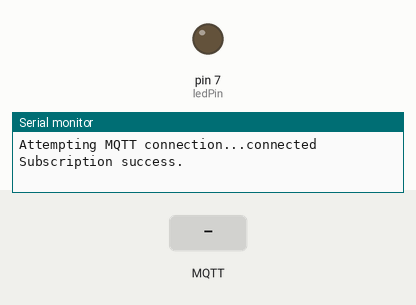
Recording of a sketch running on a simulated Arduino Uno, built for the host (arithmetic inside an expression is 32-bit, double 64-bit). Parts: output pins drawn as LEDs (lit = HIGH), the last lines printed to the serial monitor. Inputs (shaded band) come from the test bench. WiFi joins after 1.5 s; servers stay silent unless stated; no MQTT or app messages arrive unless stated.

Above: at 2.7 s.
2.8 s: MQTT message "ON" arrives on the first subscribed topic
At 4.0 s:
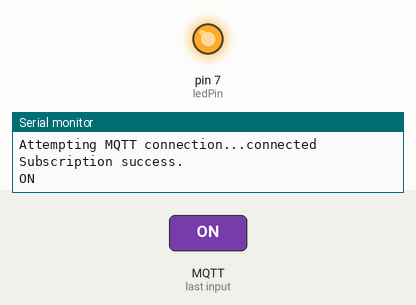
4.3 s: MQTT message "OFF" arrives on the first subscribed topic
At 5.1 s:
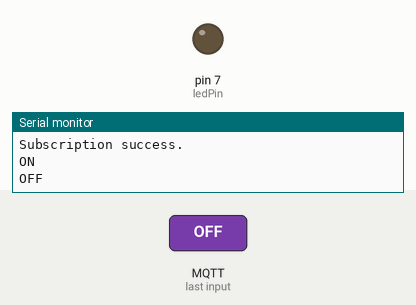
Timing chart, 0 to 7.3 s (numbered marks = the images above; inputs shaded):
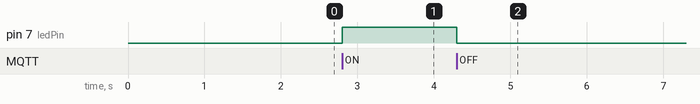

Measured:
- after the input at 2.8 s, pin 7 (ledPin): LOW → HIGH at once
- after the input at 4.3 s, pin 7 (ledPin): HIGH → LOW at once

The sketch:

sketch_mqtt_ethernet_sub.ino
```cpp
// (licence header left out)
/*
  MQTT client connecting with Wi-Fi client.

  It will reconnect to the server if the connection is lost using a blocking
  reconnect function.
*/

#include <SPI.h>
#include <Ethernet.h>
#include <PubSubClient.h>

// setting static variables
char topic[] = "MISTExamplePub";
char clientId[] = "arduinoClient";
byte mac[]    = {  0x98, 0x83, 0x89, 0x21, 0x6A, 0x6E };
IPAddress ip(192, 168, 1, 205);
IPAddress server(192, 168, 1, 45);
int ledPin = 7;

EthernetClient ethClient;
PubSubClient client(ethClient);

void callback(char* topic, byte* payload, unsigned int length) {
  // print the message
  /*Serial.print("Message arrived [");
  Serial.print(topic);
  Serial.print("] ");*/
  String strPayload = String((char *) payload);
  Serial.println(strPayload);

  // handle the led output
  if (strPayload.startsWith("ON")) {
    digitalWrite(ledPin, HIGH);
  } else if (strPayload.startsWith("OFF")) {
    digitalWrite(ledPin, LOW);
  }
}

void reconnect() {
  // Loop until we're reconnected
  while (!client.connected()) {
    Serial.print("Attempting MQTT connection...");
    // Attempt to connect
    if (client.connect(clientId)) {
      Serial.println("connected");
      if (client.subscribe(topic, 0)) {
        Serial.println("Subscription success.");
      } else {
        Serial.println("Subscription is failed.");
      }
    } else {
      Serial.print("failed, rc=");
      Serial.print(client.state());
      Serial.println(" try again in 2 seconds");
      // Wait 5 seconds before retrying
      delay(2000);
    }
  }
}

void setup()
{
  // initialize output pin
  pinMode(ledPin, OUTPUT);

  // initialize serial and wait for port to open:
  Serial.begin(9600);
  while (!Serial) {
    ; // wait for serial port to connect.
  }

  client.setServer(server, 1883);
  client.setCallback(callback);

  Ethernet.begin(mac, ip);
  // Allow the hardware to sort itself out
  delay(1500);

  reconnect();
}

void loop()
{
  if (!client.connected()) {
    reconnect();
  }
  client.loop();
}
```
